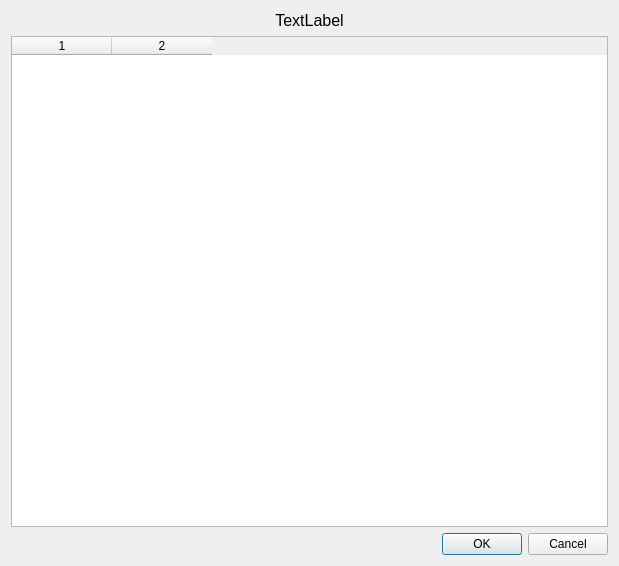
<?xml version="1.0" encoding="UTF-8"?>
<ui version="4.0">
 <class>DialogChangeCategory</class>
 <widget class="QDialog" name="DialogChangeCategory">
  <property name="geometry">
   <rect>
    <x>0</x>
    <y>0</y>
    <width>619</width>
    <height>566</height>
   </rect>
  </property>
  <property name="windowTitle">
   <string>Dialog</string>
  </property>
  <layout class="QGridLayout" name="gridLayout">
   <item row="0" column="0">
    <widget class="QLabel" name="label">
     <property name="font">
      <font>
       <pointsize>12</pointsize>
      </font>
     </property>
     <property name="text">
      <string>TextLabel</string>
     </property>
     <property name="alignment">
      <set>Qt::AlignCenter</set>
     </property>
    </widget>
   </item>
   <item row="1" column="0">
    <widget class="QTableWidget" name="tableWidget">
     <property name="editTriggers">
      <set>QAbstractItemView::NoEditTriggers</set>
     </property>
     <property name="selectionMode">
      <enum>QAbstractItemView::SingleSelection</enum>
     </property>
     <property name="selectionBehavior">
      <enum>QAbstractItemView::SelectRows</enum>
     </property>
     <property name="columnCount">
      <number>2</number>
     </property>
     <attribute name="horizontalHeaderCascadingSectionResizes">
      <bool>true</bool>
     </attribute>
     <attribute name="horizontalHeaderShowSortIndicator" stdset="0">
      <bool>false</bool>
     </attribute>
     <attribute name="horizontalHeaderStretchLastSection">
      <bool>false</bool>
     </attribute>
     <column/>
     <column/>
    </widget>
   </item>
   <item row="2" column="0">
    <widget class="QDialogButtonBox" name="buttonBox">
     <property name="orientation">
      <enum>Qt::Horizontal</enum>
     </property>
     <property name="standardButtons">
      <set>QDialogButtonBox::Cancel|QDialogButtonBox::Ok</set>
     </property>
    </widget>
   </item>
  </layout>
 </widget>
 <resources/>
 <connections>
  <connection>
   <sender>buttonBox</sender>
   <signal>accepted()</signal>
   <receiver>DialogChangeCategory</receiver>
   <slot>accept()</slot>
   <hints>
    <hint type="sourcelabel">
     <x>248</x>
     <y>254</y>
    </hint>
    <hint type="destinationlabel">
     <x>157</x>
     <y>274</y>
    </hint>
   </hints>
  </connection>
  <connection>
   <sender>buttonBox</sender>
   <signal>rejected()</signal>
   <receiver>DialogChangeCategory</receiver>
   <slot>reject()</slot>
   <hints>
    <hint type="sourcelabel">
     <x>316</x>
     <y>260</y>
    </hint>
    <hint type="destinationlabel">
     <x>286</x>
     <y>274</y>
    </hint>
   </hints>
  </connection>
 </connections>
</ui>
